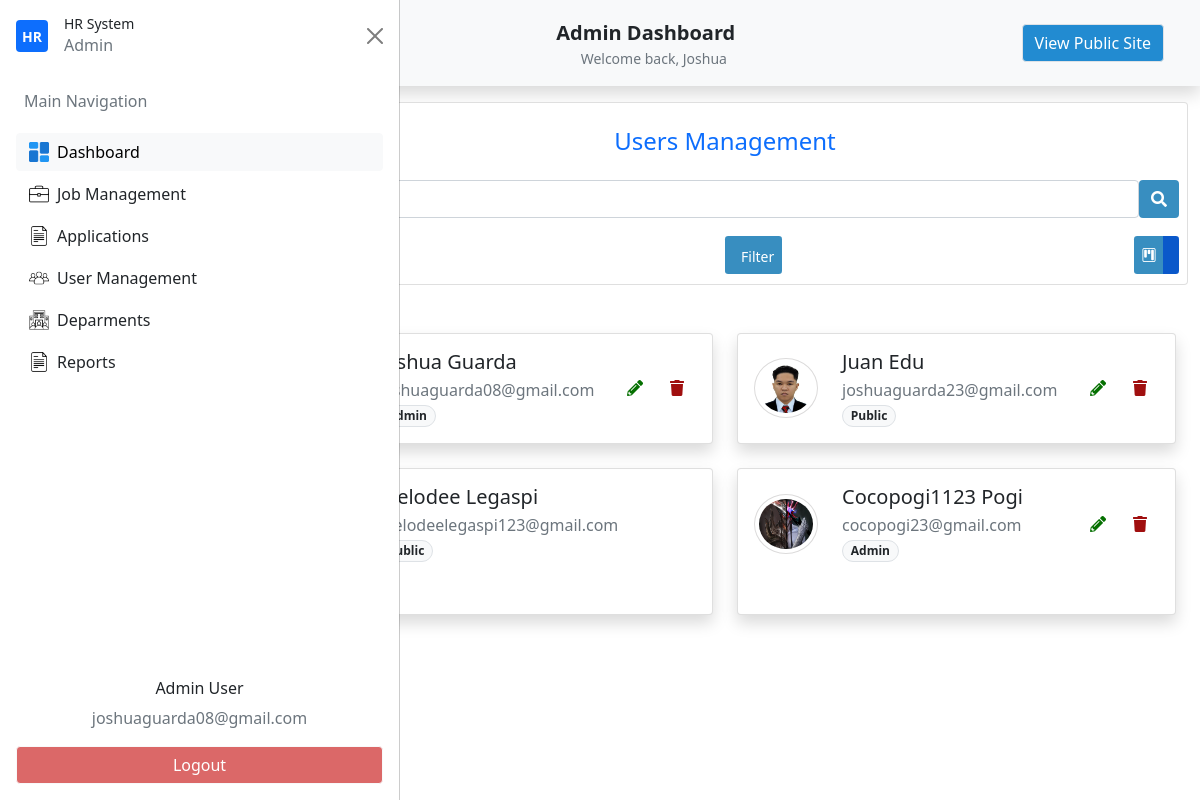
The app's page /admin-get-users/ (signed in) with its own data.
### my_app/models.py (models this page shows, shortened)
class Usertype(db.Model):
    id = db.Column(db.Integer(),primary_key=True)
    name=db.Column(db.String(length=30),unique=True,nullable=False)
    user_type=db.relationship('Users',backref='desig_user',lazy=True)
    def __str__(self):
        return self.name

class Users(db.Model,UserMixin):
    id = db.Column(db.Integer(),primary_key=True)
    firstname=db.Column(db.String(length=30),nullable=False)
    lastname=db.Column(db.String(length=30),nullable=False)
    email_address=db.Column(db.String(length=51),nullable=False)
    password_hash=db.Column(db.String(length=30),nullable=False)
    address_1 = db.Column(db.String(length=120),nullable=True)
    address_2 = db.Column(db.String(length=100),nullable=True)
    brgy_id = db.Column(db.String(),nullable=True)
    munci_id = db.Column(db.String(),nullable=True)
    prov_id = db.Column(db.String(),nullable=True)
    zipcode = db.Column(db.String(),nullable=True)
    mobile_number = db.Column(db.String(length=11),nullable=True)
    phone_number = db.Column(db.String(length=8),nullable=True)
    profile_picture =db.Column(db.String(),nullable=True)
    department_id =db.Column(db.Integer(),db.ForeignKey('department.id'))
    department = db.relationship('Department')
    user_type_id = db.Column(db.Integer(),db.ForeignKey('usertype.id'))
    user_type = db.relationship('Usertype')
    creation_date = db.Column(db.Date(),nullable=False)
    write_date =  db.Column(db.Date(),nullable=False)
    @property
    def password(self):
        raise AttributeError("Password is write-only.")

### my_app/routes.py (the view)
@app.route('/admin-get-users/', methods=["GET"])
@login_required
def admin_dashboard_manage_users():
    users = Users.query.all()
    return render_template('admin/admin_users_management.html', users=users)

### my_app/models.py (called while the page is built)
@login_manager.user_loader
def load_user(user_id):
    return Users.query.get(int(user_id))

### my_app/templates/admin/admin_users_management.html (shortened to what this page needs)
{% extends "admin/admin_dashboard.html"%}
{% block nav%}
<li class="nav-item">
    <button id="nav-btn" type="button" class="btn btn-light fw-normal border" onclick="location.href='{{ url_for('home_page') }}'">
    View Public Site
    </button>
</li>
{% endblock%}
{% block section %}
<section id="UsersManagement">
    <div class="container">
        <div class="row pt-3">
            <div class="col-12">
                <div class="card users-management">
                    <div class="card-body p-2">
                        <div class="text-center">
                            <h4 class="py-3 text-primary">Users Management</h4>
                            <div class="d-flex">
                                <input type="text" class="form-control" placeholder="Search">
                                <button class="btn btn-primary" type="button">
                                    <i class="fas fa-search"></i>
                                </button>
                            </div>
                        </div>
                        <div class="d-flex justify-content-between align-items-center mt-3 flex-wrap">
                            <button type="button" class="btn btn-primary d-none d-md-block" data-bs-toggle="modal" data-bs-target="#CreateUser">Add User</button>
                            <div class="d-none d-md-flex justify-content-between w-50">
                                <div class="btn-group" role="group" aria-label="Basic outlined example">
                                    <button type="button" class="btn btn-sm btn-primary">
                                        <span class="ms-2">Filter</span>
                                    </button>
                                </div>
                                <div class="btn-group" role="group" aria-label="Basic outlined example">
                                    <button id="btn-UsersKanbanView" type="button" class="btn btn-sm btn-primary " data-bs-toggle="tooltip" title="Kanban View">
                                        <i class="bi bi-kanban"></i>
                                    </button>
                                    <button id="btn-UsersTreeView" type="button" class="btn btn-sm btn-primary active" data-bs-toggle="tooltip" title="List View">
                                    </button>
                                </div>
                            </div>
                        </div>
                    </div>
                </div>
            </div>
        </div>
        <section id="UsersManagementKanbanView" class="container">
            <div class="row row-cols-1 row-cols-lg-2 g-4 py-5">
                {% for user in users %}
                    <div class="col">
                        <div class="card shadow h-100">
                            <div class="card-body">
                                <div class="d-flex flex-wrap align-items-center justify-content-between">
                                    <div class="d-flex align-items-center flex-wrap flex-grow-1 min-w-0">
                                        <img id="user-avatar-{{ user.id }}"
                                        src="{{
                                        url_for('static', filename='uploads/avatars/' + user.profile_picture)
                                        if user.profile_picture
                                        else url_for('static', filename='builtin/icons/person.png')
                                        }}"
                                        onerror="this.onerror=null; this.src='{{ url_for('static', filename='builtin/icons/person.png') }}';"
                                        class="rounded-circle me-3 p-1"
                                        style="border: 1px solid {{ user.department.color if user.department and user.department.color else '#dcdbdb' }};"
                                        width="64" height="60">
                                        <div class="px-2">
                                            <h5 class="mb-1" id="user-name-{{ user.id }}">{{ user.firstname|capitalize }} {{ user.lastname|capitalize }}</h5>
                                            <p class="text-muted mb-0" id="user-email-{{ user.id }}">{{ user.email_address }}</p>
                                            <p class="text-muted mb-0" id="user-type-{{ user.id }}">
                                                <span class="badge border rounded-pill bg-light text-dark"
                                                    data-user-type-id="{{ user.user_type_id }}">
                                                    {{ user.user_type.name|capitalize }}
                                                </span>
                                            </p>
                                        </div>
                                    </div>
                                    <div class="btn-group gap-1 mt-3 mt-md-0">
                                        <button type="button" class="btn btn-transparent-success" onclick="openUserEditModal({{user.id}})">
                                            <i class="fas fa-pencil-alt"></i>
                                        </button>
                                        <button type="button" class="btn btn-transparent-danger" onclick="openUserDeleteModal({{user.id}})">
                                            <i class="fas fa-trash"></i>
                                        </button>
                                    </div>
                                </div>
                            </div>
                        </div>
                    </div>
                {% endfor %}
            </div>
        </section>
    </div>
</section>
{% endblock%}

### my_app/templates/dashboard/base_dashboard.html (shortened to what this page needs)
{% extends "base.html"%}
{% block content %}
    <nav class="navbar navbar-expand-lg navbar-light bg-light shadow p-4 custom-nav-class">
        <div class="container">
            {% if current_user.user_type.name=='admin' or current_user.user_type.name=='internal'%}
                <div class="d-flex w-100 justify-content-between align-items-center position-relative">
                    <button class="btn btn-light d-flex justify-content-center align-items-center p-2 dashboard_side_btn" type="button" data-bs-toggle="offcanvas" data-bs-target="#offcanvasScrolling" aria-controls="offcanvasScrolling">
                    </button>
                    <div class="position-absolute start-50 translate-middle-x text-center">
                        <a class="navbar-brand fw-bold mb-0 text-dark" href="{{ url_for('admin_dashboard') }}">
                            <span>{{ current_user.user_type|capitalize }}</span> Dashboard
                        </a>
                        <div class="text-muted small">Welcome back, {{ current_user.firstname|capitalize }}</div>
                    </div>
                </div>
            {% endif %}
            <div class="collapse navbar-collapse justify-content-center custom-nav-list-dashboard text-nowrap" id="navbarNavAltMarkup">
                <ul class="navbar-nav ms-auto">
                    {% block nav%}
                    {% endblock%}
                </ul>
            </div>
        </div>
    </nav>
    {% if current_user.user_type.name=='admin' or current_user.user_type.name=='internal'%}
    <div class="offcanvas offcanvas-start" data-bs-scroll="true" data-bs-backdrop="false" tabindex="-1" id="offcanvasScrolling" aria-labelledby="offcanvasScrollingLabel">
        <div class="offcanvas-header">
            <div class="d-flex align-items-center gap-2">
                <div class="d-flex align-items-center justify-content-center bg-primary rounded me-2" style="width: 2rem; height: 2rem;">
                    <span class="text-white fw-bold small">HR</span>
                </div>
                <div id="hr-details">
                    <h2 class="fw-semibold small mb-0">HR System</h2>
                    <p class="text-muted text-xs mb-0">{{ current_user.user_type|capitalize }}</p>
                </div>
            </div>
            <button type="button" class="btn-close text-reset" data-bs-dismiss="offcanvas" aria-label="Close"></button>
        </div>
        <div class="offcanvas-body">
            <ul class="nav flex-column gap-1">
                <li class="nav-item">
                    <p class="text-muted text-start px-2">Main Navigation</p>
                </li>
                <li class="nav-item">
                    <button class="btn btn-light w-100 text-start d-flex align-items-center dashboard_side_btn" onclick="location.href='{{ url_for('admin_dashboard') }}'" >
                        <img src="{{ url_for('static', filename='builtin/icons/dashboard.png') }}" width="20" class="me-2">
                        Dashboard
                    </button>
                </li>
                <li class="nav-item">
                   <button class="btn  w-100 text-start d-flex align-items-center dashboard_side_btn">
                         <img src="{{ url_for('static', filename='builtin/icons/briefcase.png') }}" width="20" class="me-2">
                        Job Management
                    </button>
                </li>
                <li class="nav-item">
                    <button class="btn  w-100 text-start d-flex align-items-center dashboard_side_btn">
                         <img src="{{ url_for('static', filename='builtin/icons/file.png') }}" width="20" class="me-2">
                        Applications
                    </button>
                </li>
                <li class="nav-item">
                   <button class="btn  w-100 text-start d-flex align-items-center dashboard_side_btn" onclick="location.href='{{ url_for('admin_dashboard_manage_users') }}'">
                        <img src="{{ url_for('static', filename='builtin/icons/group.png') }}" width="20" class="me-2">
                        User Management
                    </button>
                </li>
                <li class="nav-item">
                   <button class="btn  w-100 text-start d-flex align-items-center dashboard_side_btn">
                         <img src="{{ url_for('static', filename='builtin/icons/corporation.png') }}" width="20" class="me-2">
                        Deparments
                    </button>
                </li>
                <li class="nav-item">
                   <button class="btn  w-100 text-start d-flex align-items-center dashboard_side_btn">
                         <img src="{{ url_for('static', filename='builtin/icons/file.png') }}" width="20" class="me-2">
                        Reports
                    </button>
                </li>
            </ul>
        </div>
        <div class="offcanvas-footer p-3">
            <div class="text-center">
                <h6>{{current_user.user_type|capitalize}} User</h6>
                <p class='text-muted'>{{current_user.email_address}}</p>
            </div>
            <button id="logout-btn" class="btn btn-light w-100" onclick="location.href='{{ url_for('logout_page') }}'">
                Logout
            </button>
        </div>
    </div>
    {% endif %}
    <section class="main-content">
    {% block section %}
    {% endblock%}
    </section>
{% endblock%}

### my_app/static/style.css (style rules this page uses)
* { padding: 0; margin: 0; box-sizing: border-box; }
#nav-btn { color: #ffffff; background-color: #228bd1; white-space: nowrap; }
#logout-btn { color: #ffffff; background-color: #db6868; white-space: nowrap; }
body.sidebar-open .navbar { margin-left: 250px; transition: margin 0.3s ease; }
body.sidebar-open .main-content { margin-left: 250px; transition: margin 0.3s ease; }
.main-content,.navbar { transition: margin 0.3s ease; }
.btn-primary, .btn-primary:focus, .btn-primary:active, .btn-primary:focus:active, .btn-primary:focus-visible { background-color: #388ec0; border: none; outline: none; box-shadow: none; transition: transform 0.3s ease, box-shadow 0.2s ease; }
.btn-transparent-success, .btn-transparent-success:focus, .btn-transparent-success:active, .btn-transparent-success:focus:active, .btn-transparent-success:focus-visible { color:#057001 ; border: none; outline: none; box-shadow: none; transition: transform 0.3s ease; }
.btn-transparent-danger, .btn-transparent-danger:focus, .btn-transparent-danger:active, .btn-transparent-danger:focus:active, .btn-transparent-danger:focus-visible { color:#a00f0f ; border: none; outline: none; box-shadow: none; transition: transform 0.3s ease; }

### records on screen
Usertype: user_type "Admin"
Users: firstname "Joshua", email_address "joshuaguarda08@gmail.com", lastname "Guarda", user_type.name "Admin"
Users: profile_picture (picture), firstname "Juan", lastname "Edu", email_address "joshuaguarda23@gmail.com", user_type.name "Public"
Users: firstname "Melodee", lastname "Legaspi", email_address "Melodeelegaspi123@gmail.com", user_type.name "Public"
Users: profile_picture (picture), firstname "Cocopogi1123", lastname "Pogi", email_address "cocopogi23@gmail.com", user_type.name "Admin"
